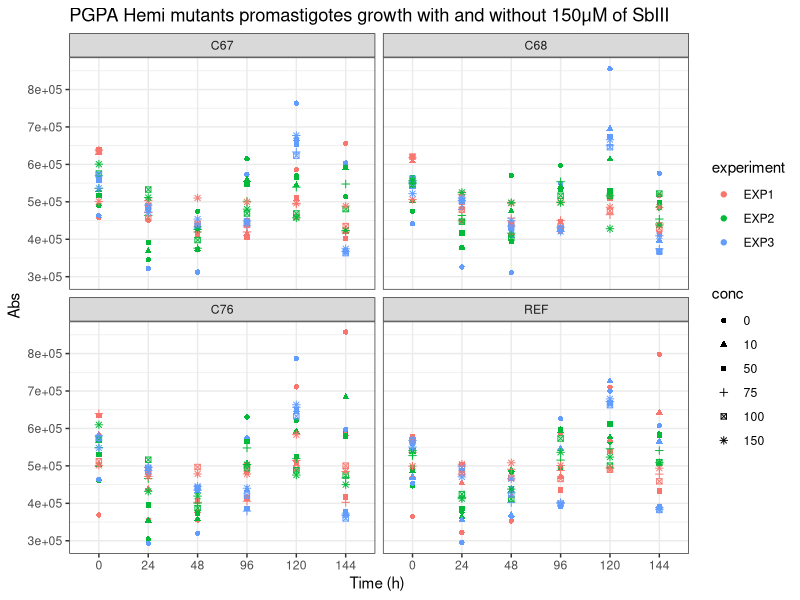
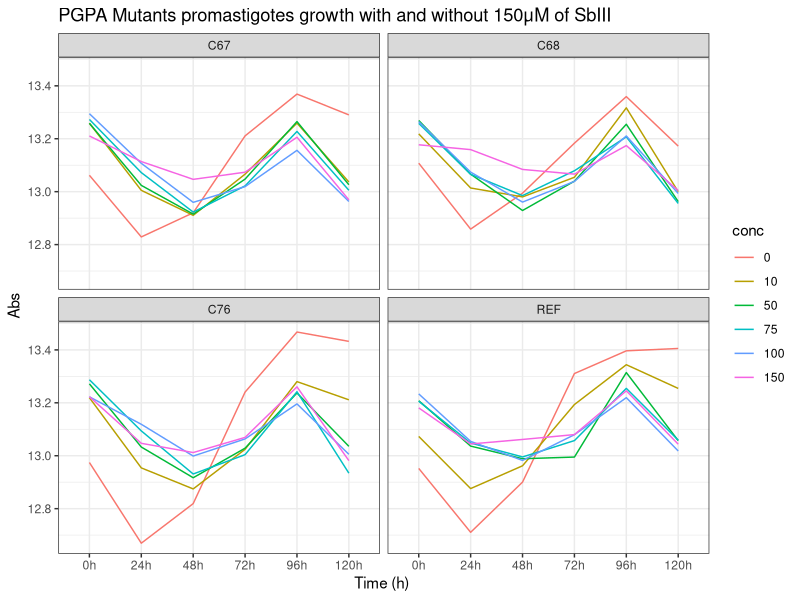
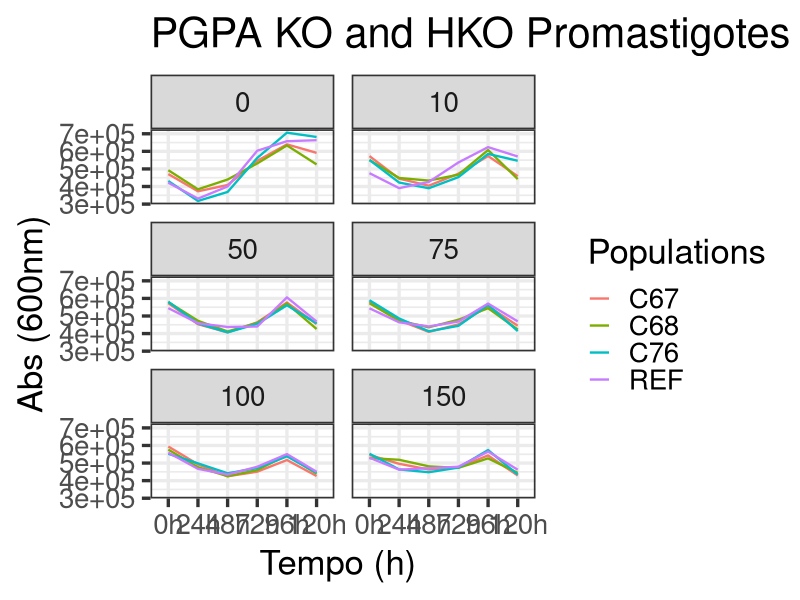
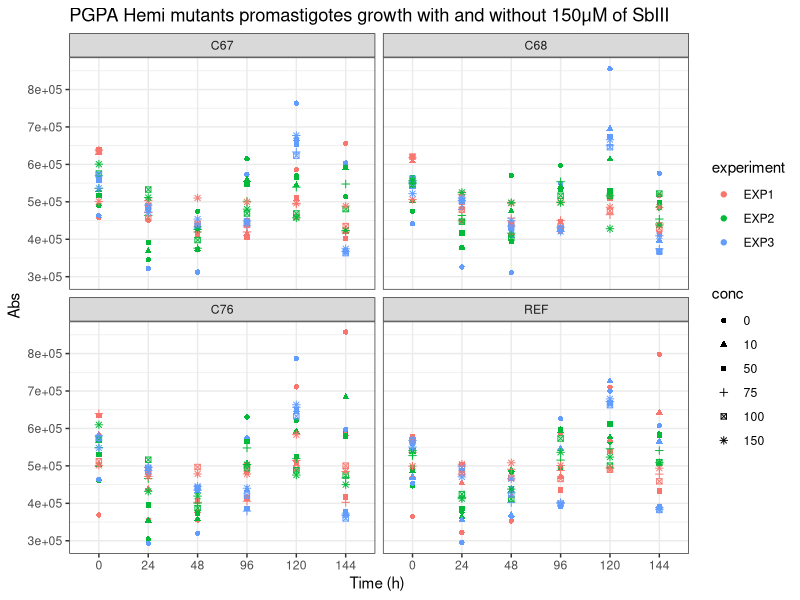
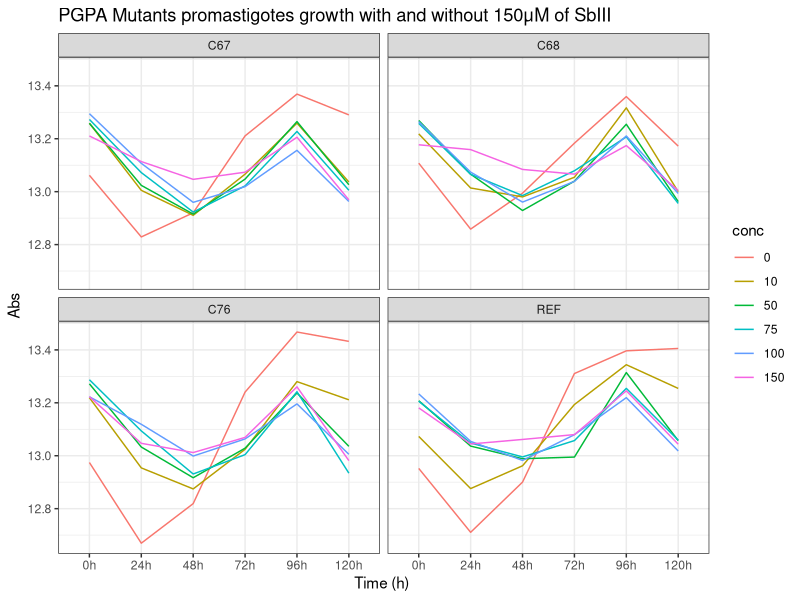
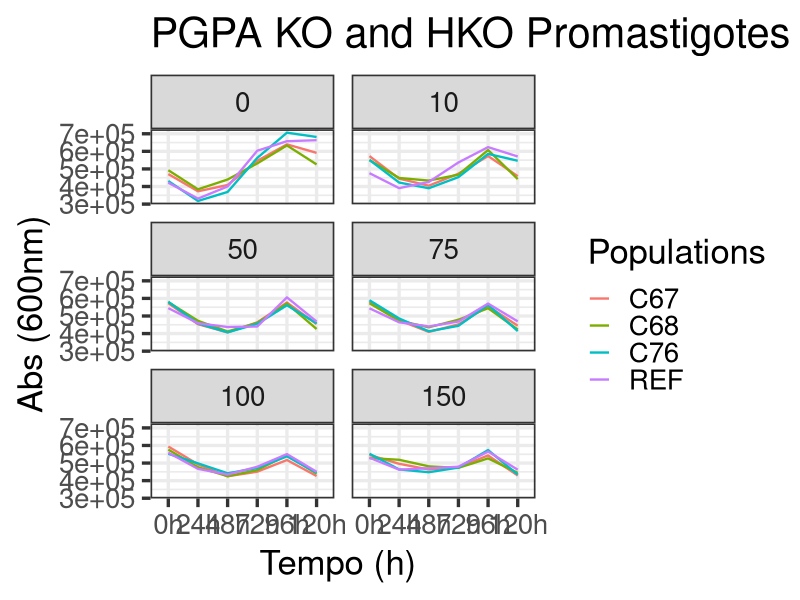

Recreate these plots in R, in order.
################################################################################
############## Data cleaning  - Growth Curves PGPA HKO clones  #################
################################################################################
# Utilizando o número de parasitos

library(dplyr)
library(ggplot2)


#Loading data
DataGC <- read.csv(file = "Data/Processed/DataGC_N.csv")

# Checking classes

sapply(DataGC, class)

DataGC$experiment <- as.factor(DataGC$experiment)
DataGC$conc <- as.factor(DataGC$conc)
# EDA

DataGC$tempo <- as.factor(DataGC$tempo)

DataGC_SUM_exp <- DataGC%>%
  group_by(pop, conc, tempo, experiment)%>%
  summarise(nparasitos_exp = mean(n_parasitos), sd_value_n_parasitos_exp = sd(n_parasitos))

# Box-plot

GrowthC_DotPlot <- ggplot(DataGC_SUM_exp, aes(tempo, nparasitos_exp, 
                                              shape = conc, 
                                              color = experiment)) +
  geom_point()+
  ggtitle("PGPA Hemi mutants promastigotes growth with and without 150μM of SbIII") +
  labs(x = " Time (h)  ", y = "Abs")+
  theme(plot.title = element_text(size = 14,face="bold"),
        axis.text.x = element_text(size = 10), 
        axis.text.y = element_text(size = 10),
        axis.title.x = element_text(size = 15),
        axis.title.y = element_text(size = 15))+
  facet_wrap(~pop, nrow = 2)+
  theme_bw()

GrowthC_DotPlot

ggsave("Figuras/01_GrowthC_DotPlot.png")
# Sumarizing

DataGC_sum <- DataGC%>%
  group_by(pop, conc, tempo)%>%
  summarise(mean_value = mean(n_parasitos), sd_value = sd(n_parasitos))

GrowthC_plot_Clone <- ggplot(DataGC_sum, aes(tempo, log(mean_value), group = conc)) +
  geom_line(aes(color = conc))+
  ggtitle("PGPA Mutants promastigotes growth with and without 150μM of SbIII") +
  labs(x = " Time (h)  ", y = "Abs")+
  theme(plot.title = element_text(size = 14,face="bold"),
        axis.text.x = element_text(size = 10), 
        axis.text.y = element_text(size = 10),
        axis.title.x = element_text(size = 15),
        axis.title.y = element_text(size = 15))+
  scale_x_discrete(labels = c("0h", "24h", "48h", "72h", "96h", "120h")) +
  facet_wrap(~pop, nrow = 2)+
  theme_bw()

GrowthC_plot_Clone
ggsave("Figuras/02_GrowthC_plot_Clone.png")

# Todas juntas


GrowthC_plot <- ggplot(DataGC_sum, aes(tempo, mean_value, group = pop)) +
  geom_line(aes(color  = pop), linewidth = 0.8)+
  ggtitle("PGPA KO and HKO Promastigotes growth with and without SbIII") +
  labs(x = " Tempo (h)  ", y = "Abs (600nm)")+
  theme(base_size = 25)+
  scale_x_discrete(labels = c("0h", "24h", "48h", "72h", "96h","120h")) +
  facet_wrap(DataGC_sum$conc, ncol = 2)+
  theme_bw( base_size = 25)

GrowthC_plot + labs(color = "Populations")
ggsave("Figuras/03_GrowthC_plot.png")

# install.packages("lme4")
# library(lme4)
# modelo_anova <- lmer(abs ~ pop * tempo * conc + (1 | experiment),
#                      data = DataGC)
# summary(modelo_anova)

